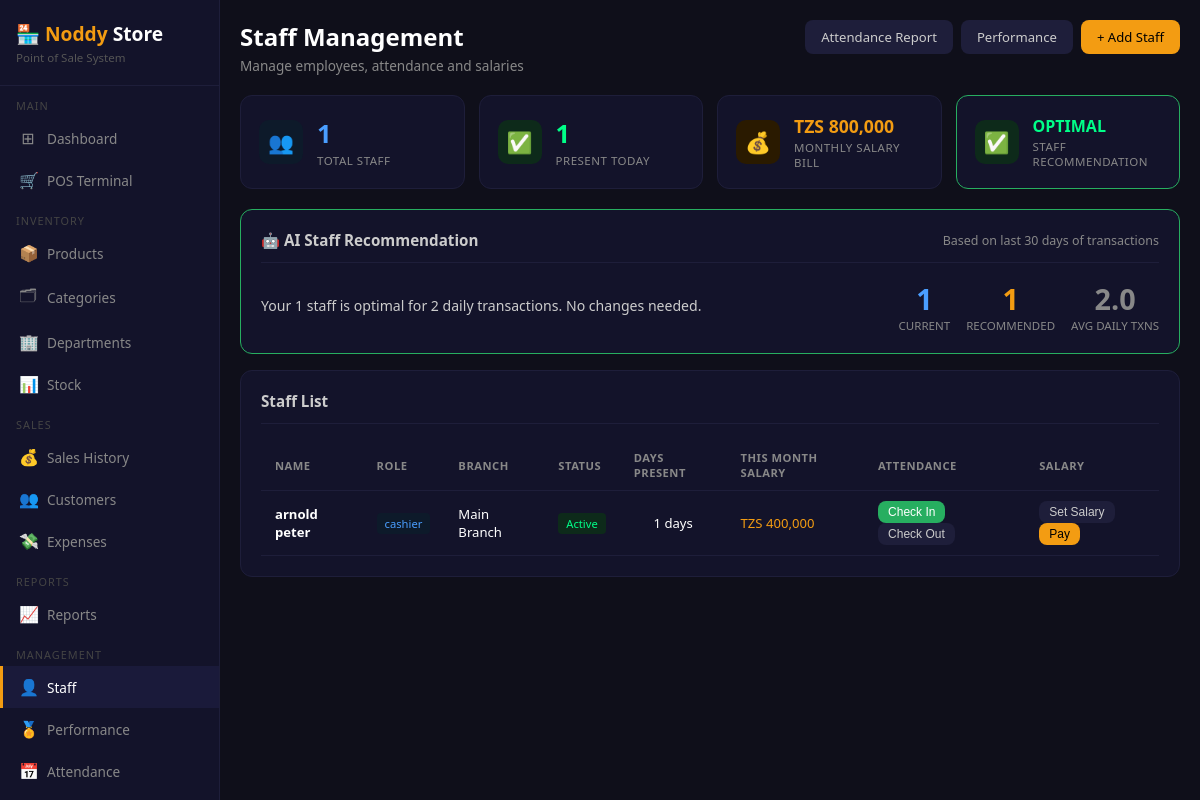
Page /staff (signed in) on the committed database.
### tables this page shows
CREATE TABLE users (
        id         INTEGER PRIMARY KEY AUTOINCREMENT,
        full_name  TEXT NOT NULL,
        username   TEXT UNIQUE NOT NULL,
        password   TEXT NOT NULL,
        role       TEXT DEFAULT 'cashier',
        branch_id  INTEGER,
        active     INTEGER DEFAULT 1,
        created_at TEXT DEFAULT CURRENT_TIMESTAMP,
        FOREIGN KEY (branch_id) REFERENCES branches(id)
    );

### app.py (the view)
@app.route('/staff')
@login_required
def staff():
    conn      = get_db()
    branch_id = session.get('branch_id')
    role      = session.get('role')
    bf        = '' if role=='admin' else f'AND u.branch_id={branch_id}'
    bf2       = '' if role=='admin' else f'AND branch_id={branch_id}'
    staff_list = conn.execute(f'''
        SELECT u.*,b.name as branch_name,
               COALESCE(s.amount,0) as salary,
               COALESCE(s.paid,0) as salary_paid,
               COUNT(DISTINCT a.id) as attendance_days
        FROM users u
        LEFT JOIN branches b ON u.branch_id=b.id
        LEFT JOIN salaries s ON s.user_id=u.id
            AND s.month=strftime('%Y-%m','now')
        LEFT JOIN attendance a ON a.user_id=u.id
            AND strftime('%Y-%m',a.date)=strftime('%Y-%m','now')
        WHERE u.role!='admin' {bf}
        GROUP BY u.id ORDER BY u.full_name
    ''').fetchall()
    branches = conn.execute('SELECT * FROM branches').fetchall()
    recommendation = get_staff_recommendation(conn, branch_id if role!='admin' else None)
    salary_total = conn.execute(f'''
        SELECT COALESCE(SUM(amount),0) FROM salaries
        WHERE month=strftime('%Y-%m','now') {bf2}
    ''').fetchone()[0]
    attendance_today = conn.execute(f'''
        SELECT COUNT(*) FROM attendance
        WHERE date=DATE('now') AND status='present' {bf2}
    ''').fetchone()[0]
    conn.close()
    return render_template('staff.html',
        staff_list=staff_list, branches=branches,
        recommendation=recommendation,
        salary_total=salary_total,
        attendance_today=attendance_today)

### app.py (called while the page is built)
def login_required(f):
    @wraps(f)
    def decorated(*args, **kwargs):
        if 'user_id' not in session:
            return redirect(url_for('login'))
        return f(*args, **kwargs)
    return decorated

### database.py (called while the page is built)
def get_db():
    conn = sqlite3.connect(DB)
    conn.row_factory = sqlite3.Row
    return conn

### templates/staff.html (shortened to what this page needs)
{% extends 'base.html' %}
{% block content %}
<div class="page-header">
    <div>
        <h2>Staff Management</h2>
        <p>Manage employees, attendance and salaries</p>
    </div>
    <div style="display:flex;gap:8px;">
        <a href="/staff/attendance/report" class="btn btn-secondary">Attendance Report</a>
        <a href="/staff/performance" class="btn btn-secondary">Performance</a>
        <a href="/users" class="btn btn-primary">+ Add Staff</a>
    </div>
</div>
<div style="display:grid;grid-template-columns:repeat(4,1fr);gap:14px;margin-bottom:20px;">
    <div class="stat-card">
        <div class="stat-icon" style="background:#0d1a2a">👥</div>
        <div class="stat-info">
            <div class="number" style="color:#4a9eff">{{ staff_list|length }}</div>
            <div class="label">Total Staff</div>
        </div>
    </div>
    <div class="stat-card">
        <div class="stat-icon" style="background:#0d2a1a">✅</div>
        <div class="stat-info">
            <div class="number" style="color:#00ff88">{{ attendance_today }}</div>
            <div class="label">Present Today</div>
        </div>
    </div>
    <div class="stat-card">
        <div class="stat-icon" style="background:#2a1a00">💰</div>
        <div class="stat-info">
            <div class="number" style="color:#f39c12;font-size:1.1rem">
                TZS {{ "{:,.0f}".format(salary_total) }}
            </div>
            <div class="label">Monthly Salary Bill</div>
        </div>
    </div>
    <div class="stat-card"
         style="border-color:{% if recommendation.status=='optimal' %}#27ae60{% elif recommendation.status=='increase' %}#e94560{% else %}#f39c12{% endif %}">
        <div class="stat-icon"
             style="background:{% if recommendation.status=='optimal' %}#0d2a1a{% elif recommendation.status=='increase' %}#2a0d0d{% else %}#2a1a00{% endif %}">
            {% if recommendation.status=='optimal' %}✅
            {% elif recommendation.status=='increase' %}📈
            {% else %}📉{% endif %}
        </div>
        <div class="stat-info">
            <div class="number"
                 style="font-size:1rem;color:{% if recommendation.status=='optimal' %}#00ff88{% elif recommendation.status=='increase' %}#e94560{% else %}#f39c12{% endif %}">
                {{ recommendation.status|upper }}
            </div>
            <div class="label">Staff Recommendation</div>
        </div>
    </div>
</div>
<div class="card" style="margin-bottom:16px;border-color:{% if recommendation.status=='optimal' %}#27ae60{% elif recommendation.status=='increase' %}#e94560{% else %}#f39c12{% endif %}">
    <div class="card-header">
        <h3>🤖 AI Staff Recommendation</h3>
        <span style="color:#888;font-size:0.78rem">
            Based on last 30 days of transactions
        </span>
    </div>
    <div style="display:flex;gap:20px;align-items:center;flex-wrap:wrap;">
        <div style="flex:1;min-width:200px;">
            <p style="font-size:0.88rem;color:#ccc;line-height:1.6">
                {{ recommendation.message }}
            </p>
        </div>
        <div style="display:flex;gap:16px;">
            <div style="text-align:center;">
                <div style="font-size:1.8rem;font-weight:700;color:#4a9eff">
                    {{ recommendation.current }}
                </div>
                <div style="font-size:0.72rem;color:#888;text-transform:uppercase">Current</div>
            </div>
            <div style="text-align:center;">
                <div style="font-size:1.8rem;font-weight:700;color:#f39c12">
                    {{ recommendation.recommended }}
                </div>
                <div style="font-size:0.72rem;color:#888;text-transform:uppercase">Recommended</div>
            </div>
            <div style="text-align:center;">
                <div style="font-size:1.8rem;font-weight:700;color:#888">
                    {{ recommendation.avg_txns }}
                </div>
                <div style="font-size:0.72rem;color:#888;text-transform:uppercase">Avg Daily Txns</div>
            </div>
        </div>
    </div>
</div>
<div class="card">
    <div class="card-header">
        <h3>Staff List</h3>
    </div>
    <table>
        <thead>
            <tr>
                <th>Name</th>
                <th>Role</th>
                <th>Branch</th>
                <th>Status</th>
                <th>Days Present</th>
                <th>This Month Salary</th>
                <th>Attendance</th>
                <th>Salary</th>
            </tr>
        </thead>
        <tbody>
            {% for s in staff_list %}
            <tr>
                <td><strong>{{ s.full_name }}</strong></td>
                <td>
                    <span class="badge badge-{% if s.role=='manager' %}warning{% else %}info{% endif %}">
                        {{ s.role }}
                    </span>
                </td>
                <td>{{ s.branch_name }}</td>
                <td>
                    <span class="badge badge-{% if s.active %}success{% else %}danger{% endif %}">
                        {% if s.active %}Active{% else %}Inactive{% endif %}
                    </span>
                </td>
                <td style="text-align:center">{{ s.attendance_days }} days</td>
                <td>
                    {% if s.salary > 0 %}
                    <span style="color:#f39c12">
                        TZS {{ "{:,.0f}".format(s.salary) }}
                    </span>
                    {% else %}
                    <span style="color:#555">Not set</span>
                    {% endif %}
                </td>
                <td>
                    <form method="POST" action="/staff/attendance"
                          style="display:inline">
                        <button class="btn btn-success btn-sm">Check In</button>
                    </form>
                    <form method="POST" action="/staff/checkout/{{ s.id }}"
                          style="display:inline">
                        <button class="btn btn-secondary btn-sm">Check Out</button>
                    </form>
                </td>
                <td>
                    <button class="btn btn-secondary btn-sm"
                            onclick="openSalary({{ s.id }},'{{ s.full_name }}',{{ s.salary }})">
                        Set Salary
                    </button>
                    {% if s.salary > 0 %}
                    <form method="POST" action="/staff/salary/pay/{{ s.id }}"
                          onsubmit="return confirm('Pay salary for {{ s.full_name }}?')"
                          style="display:inline">
                        <button class="btn btn-primary btn-sm">Pay</button>
                    </form>
                    {% endif %}
                </td>
            </tr>
            {% else %}
            <tr>
                <td colspan="8" style="text-align:center;color:#555;padding:24px">
                    No staff found. Add users first.
                </td>
            </tr>
            {% endfor %}
        </tbody>
    </table>
</div>
{% endblock %}

### templates/base.html (style rules this page uses)
* { margin:0;padding:0;box-sizing:border-box; }
body { background:#0f0f1a;color:#fff;font-family:'Segoe UI',sans-serif;display:flex;min-height:100vh; }
.page-header { margin-bottom:20px;display:flex;justify-content:space-between;align-items:flex-start; }
.page-header h2 { font-size:1.5rem;font-weight:600; }
.page-header p { color:#888;font-size:0.85rem;margin-top:3px; }
.card { background:#13132a;border-radius:12px;border:1px solid #1e1e3a;padding:20px;margin-bottom:16px; }
.card-header { display:flex;justify-content:space-between;align-items:center;margin-bottom:16px;padding-bottom:12px;border-bottom:1px solid #1e1e3a; }
.card-header h3 { font-size:0.95rem;color:#ccc; }
.stat-card { background:#13132a;border-radius:12px;padding:18px;border:1px solid #1e1e3a;display:flex;align-items:center;gap:14px; }
.stat-icon { width:44px;height:44px;border-radius:10px;display:flex;align-items:center;justify-content:center;font-size:1.3rem;flex-shrink:0; }
.stat-info .number { font-size:1.6rem;font-weight:700; }
.stat-info .label { color:#888;font-size:0.72rem;text-transform:uppercase;letter-spacing:.5px;margin-top:2px; }
table { width:100%;border-collapse:collapse; }
th,td { padding:10px 14px;text-align:left;font-size:0.82rem;border-bottom:1px solid #1e1e3a; }
th { color:#888;text-transform:uppercase;font-size:0.7rem;letter-spacing:.5px; }
.btn { padding:8px 16px;border:none;border-radius:8px;cursor:pointer;font-size:0.82rem;font-weight:500;text-decoration:none;display:inline-block; }
.btn-primary { background:#f39c12;color:#000; }
.btn-success { background:#27ae60;color:#fff; }
.btn-secondary { background:#1e1e3a;color:#ccc; }
.btn-sm { padding:4px 10px;font-size:0.75rem; }
.badge { padding:3px 8px;border-radius:4px;font-size:0.7rem;font-weight:500; }
.badge-success { background:#0d2a1a;color:#00ff88; }
.badge-info { background:#0d1a2a;color:#4a9eff; }

### rows in the picture
users: full_name "arnold peter", role "cashier", branch_name "Main Branch", active "Active", attendance_days "1", salary "400,000"

### other values in the picture
{{ staff_list|length }} "1"
{{ attendance_today }} "1"
{{ "{:,.0f}".format(salary_total) }} "800,000"
{{ recommendation.status|upper }} "OPTIMAL"
{{ recommendation.message }} "Your 1 staff is optimal for 2 daily transactions. No changes needed."
{{ recommendation.current }} "1"
{{ recommendation.recommended }} "1"
{{ recommendation.avg_txns }} "2.0"
